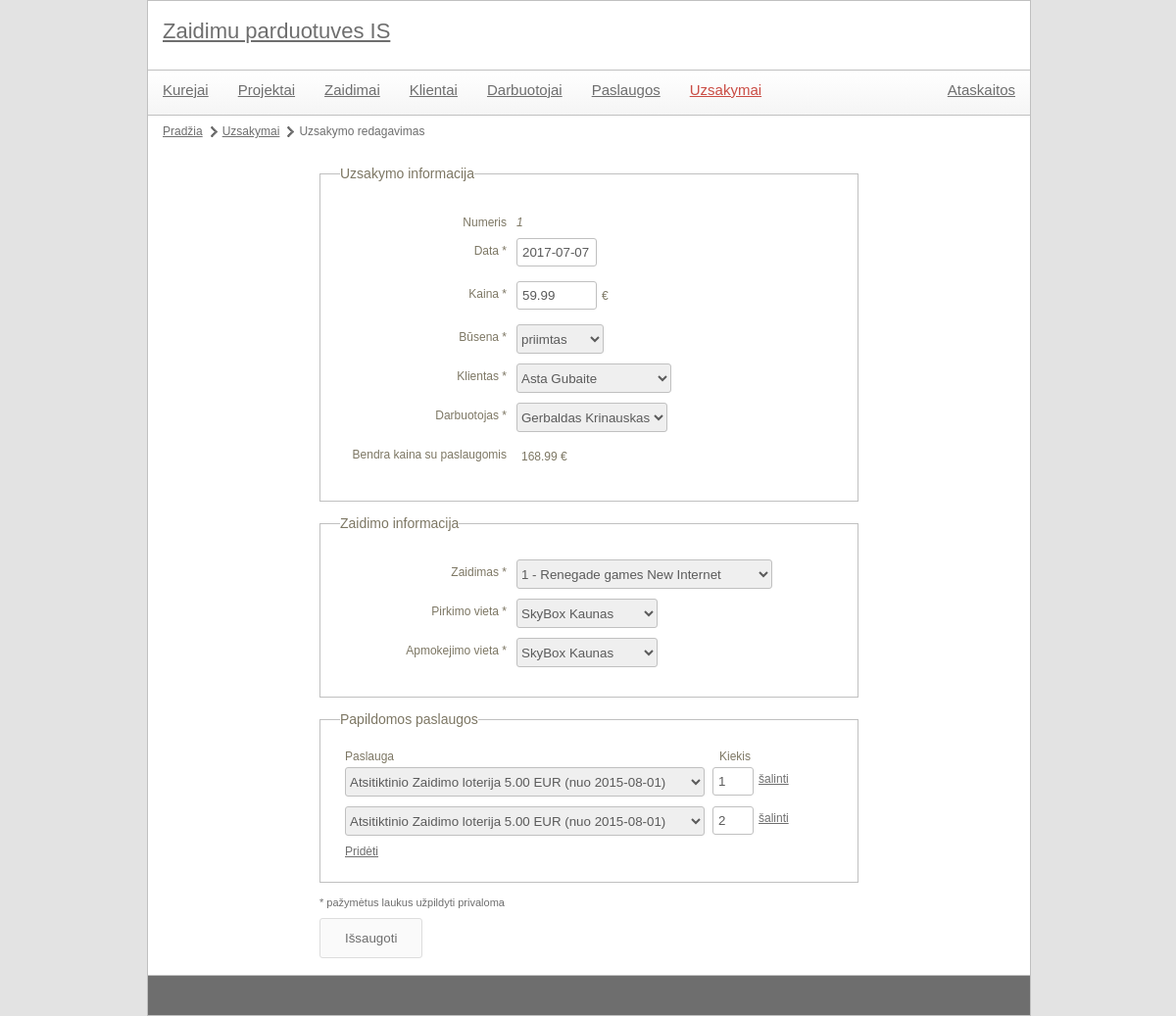
The app's page /gameshop/index.php?module=order&action=edit&id=1 with its own data.
### tables this page shows
CREATE TABLE `uzsakymai` (
  `nr` int(11) NOT NULL,
  `uzsakymo_data` date NOT NULL,
  `kaina` decimal(8,2) NOT NULL,
  `busena` int(11) NOT NULL,
  `fk_klientas` char(11) NOT NULL,
  `fk_darbuotojas` char(11) NOT NULL,
  `fk_zaidimas` int(11) NOT NULL,
  `fk_pirkimo_vieta` int(11) NOT NULL,
  `fk_apmokejimo_vieta` int(11) NOT NULL
);

CREATE TABLE `uzsakytos_paslaugos` (
  `fk_uzsakymas` int(11) NOT NULL,
  `fk_kaina_galioja_nuo` date NOT NULL,
  `fk_paslauga` int(11) NOT NULL,
  `kiekis` smallint(6) NOT NULL,
  `kaina` decimal(7,2) NOT NULL
);

### gameshop/templates/order_form.tpl.php (the view, shortened to what the rows shown need)
<ul id="pagePath">
	<li><a href="index.php">Pradžia</a></li>
	<li><a href="index.php?module=<?php echo $module; ?>&action=list">Uzsakymai</a></li>
	<li><?php if(!empty($id)) echo "Uzsakymo redagavimas"; else echo "Naujas uzsakymas"; ?></li>
</ul>
<div id="formContainer">
	<form action="" method="post">
		<fieldset>
			<legend>Uzsakymo informacija</legend>
			<p>
				<?php if(!isset($data['editing'])) { ?>
					<label class="field" for="nr">Numeris<?php echo in_array('nr', $required) ? '<span> *</span>' : ''; ?></label>
					<input type="text" id="nr" name="nr" class="textbox textbox-70" value="<?php echo isset($data['nr']) ? $data['nr'] : ''; ?>">
				<?php } else { ?>
						<label class="field" for="nr">Numeris</label>
						<span class="input-value"><?php echo $data['nr']; ?></span>
				<?php } ?>
			</p>
			<p>
				<label class="field" for="uzsakymo_data">Data<?php echo in_array('uzsakymo_data', $required) ? '<span> *</span>' : ''; ?></label>
				<input type="text" id="uzsakymo_data" name="uzsakymo_data" class="textbox date textbox-70" value="<?php echo isset($data['uzsakymo_data']) ? $data['uzsakymo_data'] : ''; ?>">
			</p>
                        <p>
				<label class="field" for="kaina">Kaina<?php echo in_array('kaina', $required) ? '<span> *</span>' : ''; ?></label>
				<input type="text" id="kaina" name="kaina" class="textbox textbox-70" value="<?php echo isset($data['kaina']) ? $data['kaina'] : ''; ?>"> <span class="units">&euro;</span>
			</p>
                        <p>
				<label class="field" for="busena">Būsena<?php echo in_array('busena', $required) ? '<span> *</span>' : ''; ?></label>
				<select id="busena" name="busena">
					<?php
						$states = $contractsObj->getContractStates();
						foreach($states as $key => $val) {
							$selected = "";
							if(isset($data['busena']) && $data['busena'] == $val['id']) {
								$selected = " selected='selected'";
							}
							echo "<option{$selected} value='{$val['id']}'>{$val['name']}</option>";
						}
					?>
				</select>
			</p>
			<p>
				<label class="field" for="fk_klientas">Klientas<?php echo in_array('fk_klientas', $required) ? '<span> *</span>' : ''; ?></label>
				<select id="fk_klientas" name="fk_klientas">
					<?php
						$customers = $customersObj->getCustomersList();
						foreach($customers as $key => $val) {
							$selected = "";
							if(isset($data['fk_klientas']) && $data['fk_klientas'] == $val['asmens_kodas']) {
								$selected = " selected='selected'";
							}
							echo "<option{$selected} value='{$val['asmens_kodas']}'>{$val['vardas']} {$val['pavarde']}</option>";
						}
					?>
				</select>
			</p>
			<p>
				<label class="field" for="fk_darbuotojas">Darbuotojas<?php echo in_array('fk_darbuotojas', $required) ? '<span> *</span>' : ''; ?></label>
				<select id="fk_darbuotojas" name="fk_darbuotojas">
					<?php
						$employees = $employeesObj->getEmplyeesList();
						foreach($employees as $key => $val) {
							$selected = "";
							if(isset($data['fk_darbuotojas']) && $data['fk_darbuotojas'] == $val['id']) {
								$selected = " selected='selected'";
							}
							echo "<option{$selected} value='{$val['id']}'>{$val['vardas']} {$val['pavarde']}</option>";
						}
					?>
				</select>
			</p>
			<p>
				<label class="field" for="bendra_kaina">Bendra kaina su paslaugomis</label><span class="units"><?php echo isset($data['bendra_kaina']) ? $data['bendra_kaina'] . ' &euro;' : ''; ?></span>
			</p>
		</fieldset>
		<fieldset>
			<legend>Zaidimo informacija</legend>
			<p>
				<label class="field" for="fk_zaidimas">Zaidimas<?php echo in_array('fk_zaidimas', $required) ? '<span> *</span>' : ''; ?></label>
				<select id="fk_zaidimas" name="fk_zaidimas">
					<?php
						$cars = $carsObj->getCarList();
						foreach($cars as $key => $val) {
							$selected = "";
							if(isset($data['fk_zaidimas']) && $data['fk_zaidimas'] == $val['id']) {
								$selected = " selected='selected'";
							}
							echo "<option{$selected} value='{$val['id']}'>{$val['id']} - {$val['kurejas']} {$val['projektas']}</option>";
						}
					?>
				</select>
			</p>
			<p>
				<label class="field" for="fk_pirkimo_vieta">Pirkimo vieta<?php echo in_array('fk_pirkimo_vieta', $required) ? '<span> *</span>' : ''; ?></label>
				<select id="fk_pirkimo_vieta" name="fk_pirkimo_vieta">
					<?php
						$parkingLots = $contractsObj->getParkingLots();
						foreach($parkingLots as $key => $val) {
							$selected = "";
							if(isset($data['fk_pirkimo_vieta']) && $data['fk_pirkimo_vieta'] == $val['id']) {
								$selected = " selected='selected'";
							}
							echo "<option{$selected} value='{$val['id']}'>{$val['pavadinimas']}</option>";
						}
					?>
				</select>
			</p>
			<p>
				<label class="field" for="fk_apmokejimo_vieta">Apmokejimo vieta<?php echo in_array('fk_apmokejimo_vieta', $required) ? '<span> *</span>' : ''; ?></label>
				<select id="fk_apmokejimo_vieta" name="fk_apmokejimo_vieta">
					<?php
						$parkingLots = $contractsObj->getParkingLots();
						foreach($parkingLots as $key => $val) {
							$selected = "";
							if(isset($data['fk_apmokejimo_vieta']) && $data['fk_apmokejimo_vieta'] == $val['id']) {
								$selected = " selected='selected'";
							}
							echo "<option{$selected} value='{$val['id']}'>{$val['pavadinimas']}</option>";
						}
					?>
				</select>
			</p>
		</fieldset>
		<fieldset>
			<legend>Papildomos paslaugos</legend>
			<div class="childRowContainer">
				<div class="labelLeft wide<?php if(empty($data['uzsakytos_paslaugos']) || sizeof($data['uzsakytos_paslaugos']) == 0) echo ' hidden'; ?>">Paslauga</div>
				<div class="labelRight<?php if(empty($data['uzsakytos_paslaugos']) || sizeof($data['uzsakytos_paslaugos']) == 0) echo ' hidden'; ?>">Kiekis</div>
				<?php
					if(empty($data['uzsakytos_paslaugos']) || sizeof($data['uzsakytos_paslaugos']) == 0) {
				?>
					<div class="childRow hidden">
						<select class="elementSelector" name="paslaugos[]" disabled="disabled">
							<?php
								$tmp = $servicesObj->getServicesList();
								foreach($tmp as $key1 => $val1) {
									echo "<optgroup label='{$val1['pavadinimas']}'>";
									$tmp = $servicesObj->getServicePrices($val1['id']);
									foreach($tmp as $key2 => $val2) {
										$selected = "";
										if(isset($data['projektas']) && $data['projektas'] == $val2['id']) {
											$selected = " selected='selected'";
										}
										echo "<option{$selected} value='{$val2['fk_paslauga']}:{$val2['kaina']}:{$val2['galioja_nuo']}'>{$val1['pavadinimas']} {$val2['kaina']} EUR (nuo {$val2['galioja_nuo']})</option>";
									}
								}
							?>
						</select>
						<input type="text" name="kiekiai[]" class="textbox textbox-30" value="" disabled="disabled" />
						<a href="#" title="" class="removeChild">šalinti</a>
					</div>
					<div class="float-clear"></div>
				<?php
					} else {
						foreach($data['uzsakytos_paslaugos'] as $key => $val) {
				?>
						<div class="childRow">
							<select class="elementSelector" name="paslaugos[]">
								<?php
									$tmp = $servicesObj->getServicesList();
									foreach($tmp as $key1 => $val1) {
										echo "<optgroup label='{$val1['pavadinimas']}'>";
										$tmp = $servicesObj->getServicePrices($val1['id']);
										foreach($tmp as $key2 => $val2) {
											$selected = "";
											echo "<option{$selected} value='{$val2['fk_paslauga']}:{$val2['kaina']}:{$val2['galioja_nuo']}'>{$val1['pavadinimas']} {$val2['kaina']} EUR (nuo {$val2['galioja_nuo']})</option>";
										}
									}
								?>
							</select>
							<input type="text" name="kiekiai[]" class="textbox textbox-30" value="<?php echo isset($val['kiekis']) ? $val['kiekis'] : ''; ?>" />
							<a href="#" title="" class="removeChild">šalinti</a>
						</div>
				<?php
						}
					}
				?>
			</div>
			<p id="newItemButtonContainer">
				<a href="#" title="" class="addChild">Pridėti</a>
			</p>
		</fieldset>
		<p class="required-note">* pažymėtus laukus užpildyti privaloma</p>
		<p>
			<input type="submit" class="submit button" name="submit" value="Išsaugoti">
		</p>
	</form>
</div>

### records on screen
uzsakymai: nr "1", uzsakymo_data "2017-07-07", kaina "59.99"
uzsakytos_paslaugos: kiekis "1"
uzsakytos_paslaugos: kiekis "2"

### other values on screen
$data['bendra_kaina'] "168.99"
form field busena "priimtas"
form field fk_klientas "Asta Gubaite"
form field fk_darbuotojas "Gerbaldas Krinauskas"
form field fk_zaidimas "1 - Renegade games New Internet"
form field fk_pirkimo_vieta "SkyBox Kaunas"
form field fk_apmokejimo_vieta "SkyBox Kaunas"
form field value "Atsitiktinio Zaidimo loterija 5.00 EUR (nuo 2015-08-01)"
